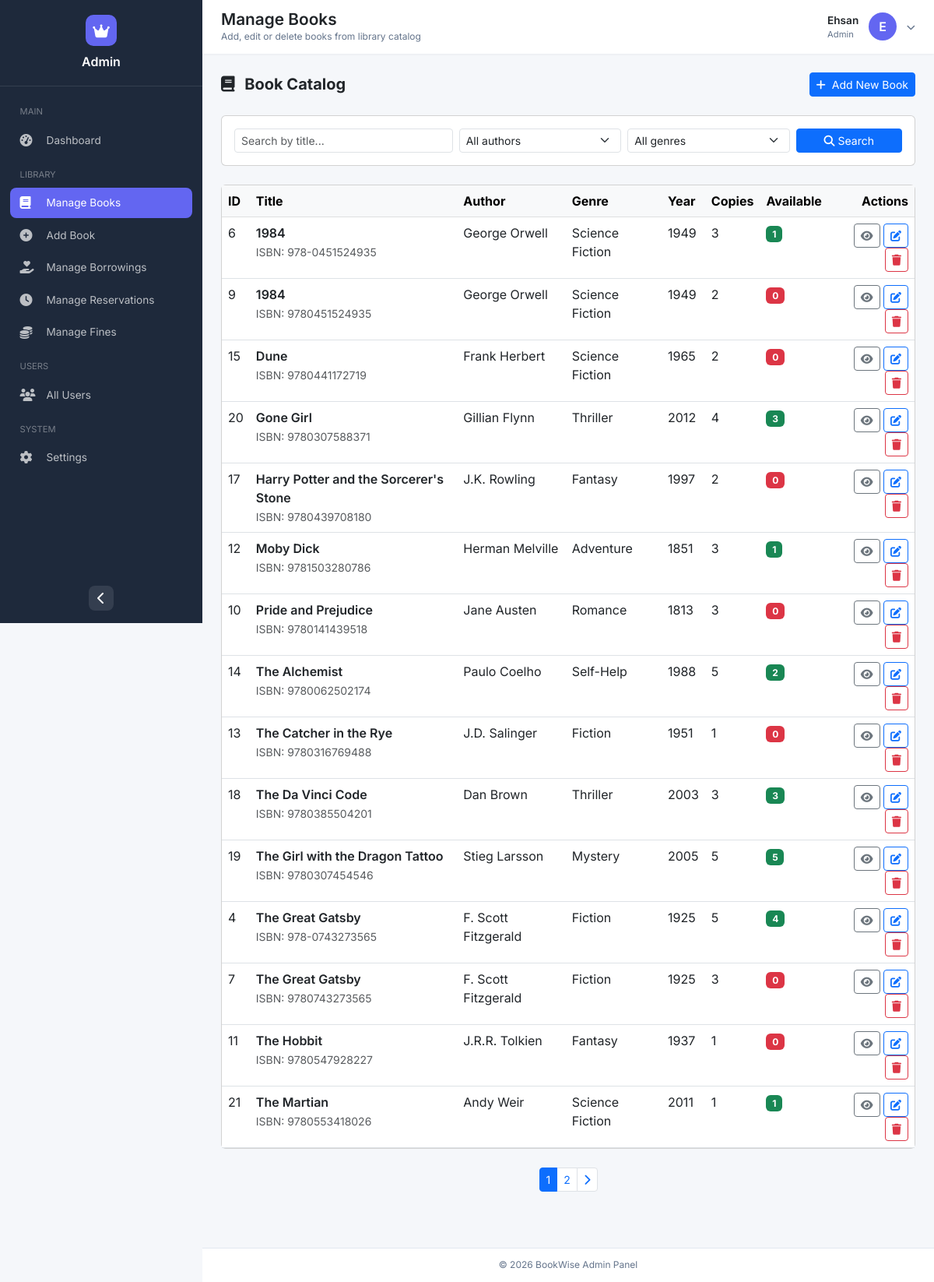
Before: /books/admin/ (signed in) with the older database file.
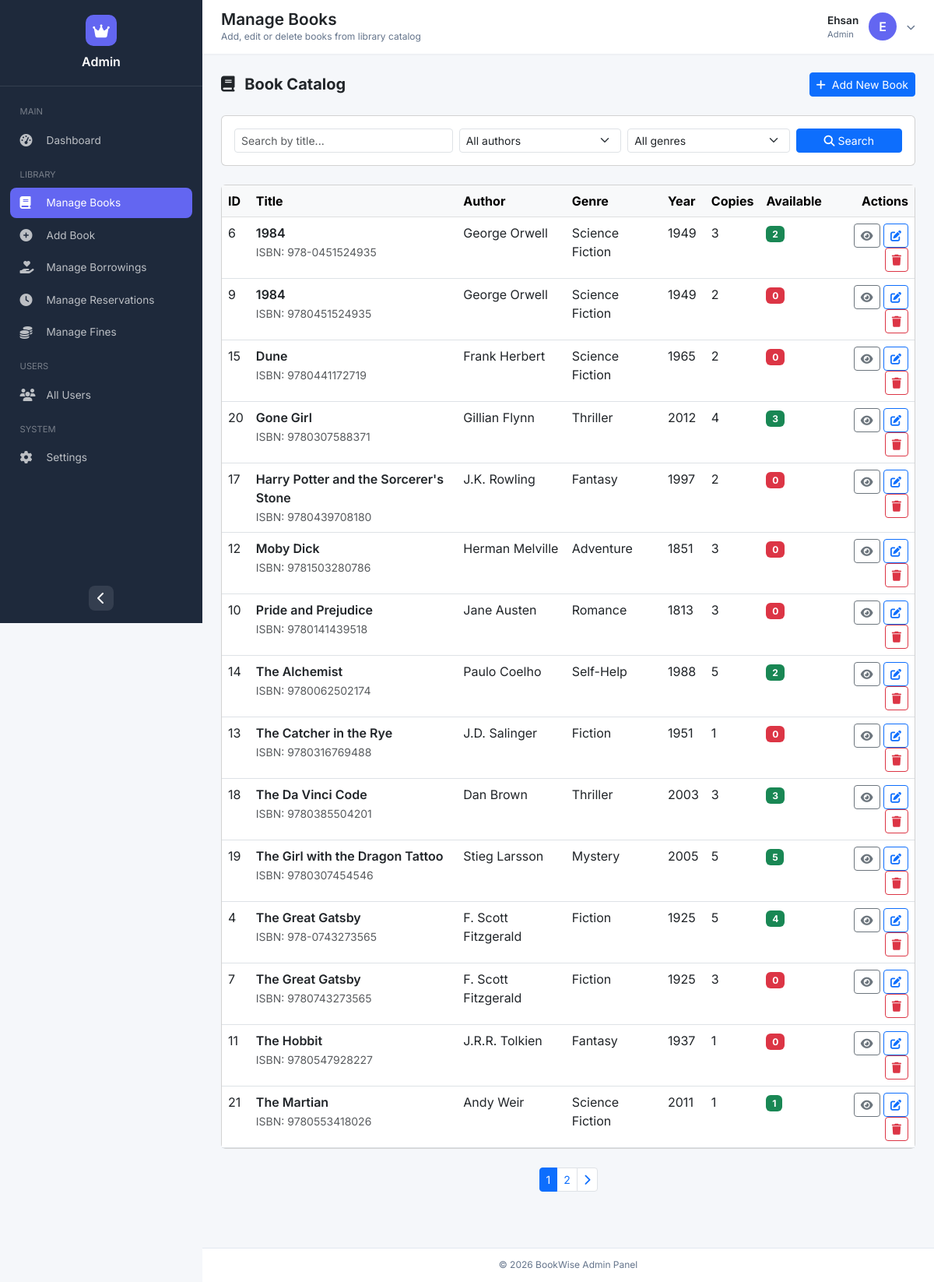
After: the same page with the newer database file.
### books/models.py (models this page shows, shortened)
class Book(models.Model):
    title = models.CharField(max_length=255)
    author = models.CharField(max_length=255)
    genre = models.CharField(max_length=100)
    description = models.TextField(blank=True)
    publish_year = models.PositiveIntegerField()
    isbn = models.CharField(max_length=20, unique=True)
    total_copies = models.PositiveIntegerField(default=1)
    available_copies = models.PositiveIntegerField(default=1)
    cover_image = models.ImageField(upload_to="book_covers/", blank=True)
    def __init__(self, *args, **kwargs):
        available_copies_was_provided = "available_copies" in kwargs
        super().__init__(*args, **kwargs)
        self._available_copies_was_provided = available_copies_was_provided
    def __setattr__(self, name, value):
        if name == "available_copies" and "_available_copies_was_provided" in self.__dict__:
            self.__dict__["_available_copies_was_provided"] = True
        super().__setattr__(name, value)
    class Meta:
        ordering = ["title"]
        verbose_name = "book"
        verbose_name_plural = "books"

### books/views.py (the view)
# urls.py: path("admin/", AdminBookListView.as_view(), name="admin_book_list"),
class AdminBookListView(LoginRequiredMixin, ListView):
    model = Book
    template_name = "books/admin_book_list.html"
    context_object_name = "books"
    paginate_by = 15
    def dispatch(self, request, *args, **kwargs):
        if not request.user.is_authenticated:
            return redirect('accounts:login')
        if not (request.user.is_superuser or getattr(request.user, 'role', None) == 'ADMIN'):
            return redirect('books:book_list')
        return super().dispatch(request, *args, **kwargs)
    def get_queryset(self):
        queryset = Book.objects.all()
        search = self.request.GET.get("search", "").strip()
        author = self.request.GET.get("author", "").strip()
        genre = self.request.GET.get("genre", "").strip()
        if search:
            queryset = queryset.filter(title__icontains=search)
        if author:
            queryset = queryset.filter(author__icontains=author)
        if genre:
            queryset = queryset.filter(genre=genre)
        return queryset
    def get_context_data(self, **kwargs):
        context = super().get_context_data(**kwargs)
        context["search"] = self.request.GET.get("search", "").strip()
        context["selected_author"] = self.request.GET.get("author", "").strip()
        context["selected_genre"] = self.request.GET.get("genre", "").strip()
        context["authors"] = (
            Book.objects.exclude(author="")
            .order_by("author")
            .values_list("author", flat=True)
            .distinct()
        )
        context["genres"] = (
            Book.objects.exclude(genre="")
            .order_by("genre")
            .values_list("genre", flat=True)
            .distinct()
        )
        params = self.request.GET.copy()
        if "page" in params:
            del params["page"]
        context["query_params"] = params.urlencode()
        return context

### books/templates/books/admin_book_list.html (shortened to what the changed rows need)
{% extends "dashboard/admin_base.html" %}
{% block page_title %}Manage Books{% endblock %}
{% block admin_content %}
<div class="container-fluid px-0">
    <div class="card">
        <div class="card-body p-0">
            <div class="table-responsive">
                <table class="table table-hover mb-0">
                    <thead class="table-light">
                        <tr>
                            <th>ID</th>
                            <th>Title</th>
                            <th>Author</th>
                            <th>Genre</th>
                            <th>Year</th>
                            <th>Copies</th>
                            <th>Available</th>
                            <th class="text-end">Actions</th>
                        </tr>
                    </thead>
                    <tbody>
                        {% for book in books %}
                        <tr>
                            <td>{{ book.id }}</td>
                            <td>
                                <div class="fw-semibold">{{ book.title|truncatechars:40 }}</div>
                                {% if book.isbn %}
                                <small class="text-muted">ISBN: {{ book.isbn }}</small>
                                {% endif %}
                            </td>
                            <td>{{ book.author }}</td>
                            <td>{{ book.genre }}</td>
                            <td>{{ book.publish_year }}</td>
                            <td>{{ book.total_copies }}</td>
                            <td>
                                <span class="badge {% if book.available_copies > 0 %}bg-success{% else %}bg-danger{% endif %}">
                                    {{ book.available_copies }}
                                </span>
                            </td>
                            <td class="text-end">
                                <a href="{% url 'books:book_detail' book.pk %}" class="btn btn-sm btn-outline-secondary" target="_blank">
                                    <i class="fas fa-eye"></i>
                                </a>
                                <a href="{% url 'books:book_update' book.pk %}" class="btn btn-sm btn-outline-primary">
                                    <i class="fas fa-edit"></i>
                                </a>
                                <a href="{% url 'books:book_delete' book.pk %}" class="btn btn-sm btn-outline-danger"
                                   onclick="return confirm('Delete this book?')">
                                    <i class="fas fa-trash"></i>
                                </a>
                            </td>
                        </tr>
                        {% empty %}
                        <tr>
                            <td colspan="8" class="text-center py-4 text-muted">
                                No books found
                            </td>
                        </tr>
                        {% endfor %}
                    </tbody>
                </table>
            </div>
        </div>
    </div>
</div>
{% endblock %}

Changed rows visible on the page:
changed Book id 6: available_copies "1" → "2"
changed Book "Moby Dick": available_copies "1" → "0"
